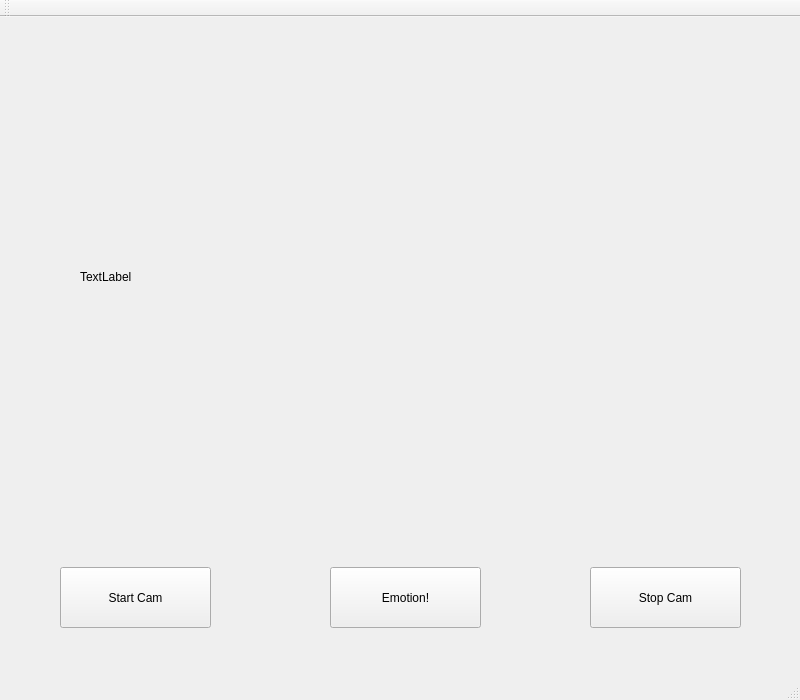
<?xml version="1.0" encoding="UTF-8"?>
<ui version="4.0">
 <class>MainWindow</class>
 <widget class="QMainWindow" name="MainWindow">
  <property name="geometry">
   <rect>
    <x>0</x>
    <y>0</y>
    <width>800</width>
    <height>700</height>
   </rect>
  </property>
  <property name="windowTitle">
   <string>MainWindow</string>
  </property>
  <widget class="QWidget" name="centralWidget">
   <widget class="QPushButton" name="startBtn">
    <property name="geometry">
     <rect>
      <x>60</x>
      <y>550</y>
      <width>151</width>
      <height>61</height>
     </rect>
    </property>
    <property name="text">
     <string>Start Cam</string>
    </property>
   </widget>
   <widget class="QLabel" name="label">
    <property name="geometry">
     <rect>
      <x>80</x>
      <y>20</y>
      <width>640</width>
      <height>480</height>
     </rect>
    </property>
    <property name="text">
     <string>TextLabel</string>
    </property>
   </widget>
   <widget class="QPushButton" name="emotionBtn">
    <property name="geometry">
     <rect>
      <x>330</x>
      <y>550</y>
      <width>151</width>
      <height>61</height>
     </rect>
    </property>
    <property name="text">
     <string>Emotion!</string>
    </property>
   </widget>
   <widget class="QPushButton" name="stopBtn">
    <property name="geometry">
     <rect>
      <x>590</x>
      <y>550</y>
      <width>151</width>
      <height>61</height>
     </rect>
    </property>
    <property name="text">
     <string>Stop Cam</string>
    </property>
   </widget>
  </widget>
  <widget class="QMenuBar" name="menuBar">
   <property name="geometry">
    <rect>
     <x>0</x>
     <y>0</y>
     <width>800</width>
     <height>21</height>
    </rect>
   </property>
  </widget>
  <widget class="QToolBar" name="mainToolBar">
   <attribute name="toolBarArea">
    <enum>TopToolBarArea</enum>
   </attribute>
   <attribute name="toolBarBreak">
    <bool>false</bool>
   </attribute>
  </widget>
  <widget class="QStatusBar" name="statusBar"/>
 </widget>
 <layoutdefault spacing="6" margin="11"/>
 <resources/>
 <connections/>
</ui>
